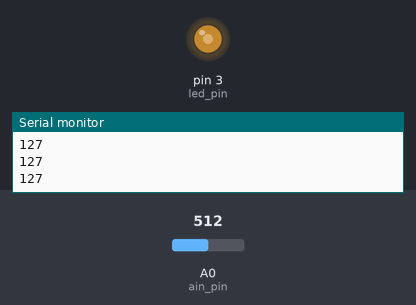
Bench run of a sketch on a simulated Arduino Uno, built with avr-gcc and run on an emulated ATmega328P. Shown: output pins drawn as LEDs (lit = HIGH), the last lines printed to the serial monitor. Inputs (shaded band) come from the test bench; at power-on: A0 (ain_pin) = 512.

Above: at 1.2 s.
1.3 s: A0 (ain_pin) set to 716
At 2.0 s:
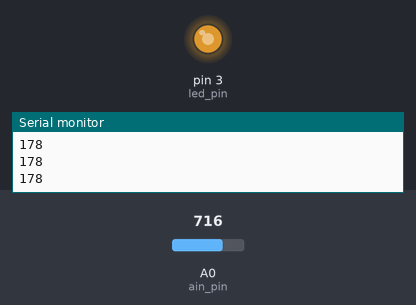
2.8 s: A0 (ain_pin) set to 900
At 3.3 s:
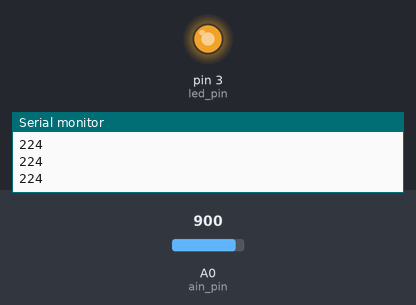
4.3 s: A0 (ain_pin) set to 122
At 4.7 s:
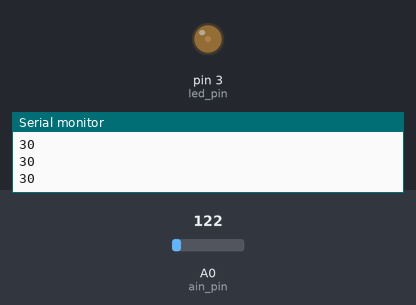
5.8 s: A0 (ain_pin) set to 0
At 7.0 s:
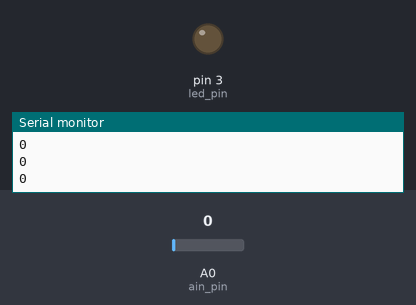
7.3 s: A0 (ain_pin) set to 511
At 8.4 s:
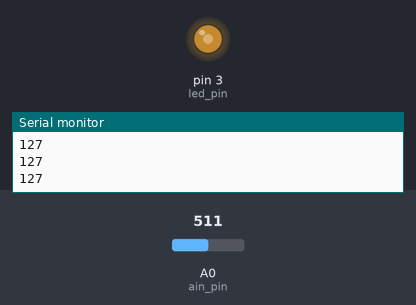
Timing chart, 0 to 9.8 s (numbered marks = the images above; inputs shaded):
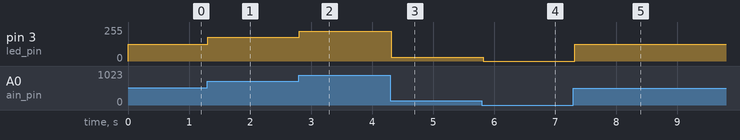

The sketch:

analog_read.ino
```cpp
const int led_pin = 3;
const int ain_pin = A0;

void setup() {
  pinMode(led_pin, OUTPUT);
  Serial.begin(9600);
}

void loop() {
  int val = analogRead(ain_pin);
  int brightness = map(val, 0, 1023, 0, 255);

  Serial.println(brightness);
  analogWrite(led_pin, brightness);
  delay(100);
}
```

Measured:
- after the input at 1.3 s, pin 3 (led_pin): 127/255 → 178/255 at once
- after the input at 2.8 s, pin 3 (led_pin): 178/255 → 224/255 at once
- after the input at 4.3 s, pin 3 (led_pin): 224/255 → 30/255 at once
- after the input at 5.8 s, pin 3 (led_pin): 30/255 → 0/255 at once
- after the input at 7.3 s, pin 3 (led_pin): 0/255 → 127/255 at once
